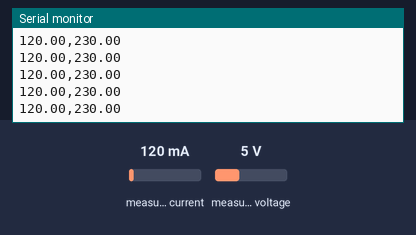
A sketch run on a simulated Arduino Uno, built with avr-gcc and run on an emulated ATmega328P. Parts: the last lines printed to the serial monitor. The test bench sets the inputs (shaded band); at power-on: measured current 120 mA, measured voltage 5 V.

Above: at 1.2 s.
1.3 s: measured current set to 40 mA
At 1.54 s:
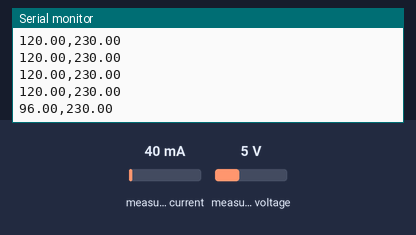
2.8 s: measured voltage set to 0.3 V
At 2.91 s:
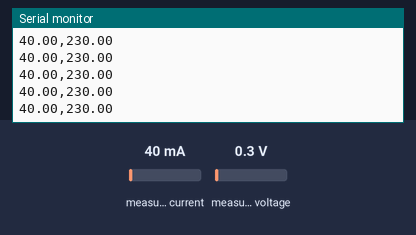
4.3 s: measured current set to 500 mA
At 4.52 s:
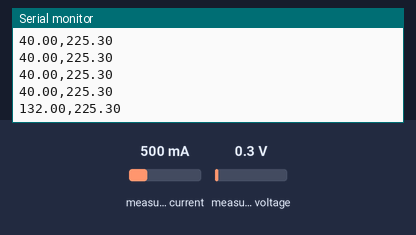
5.8 s: measured voltage set to 3.8 V
At 5.89 s:
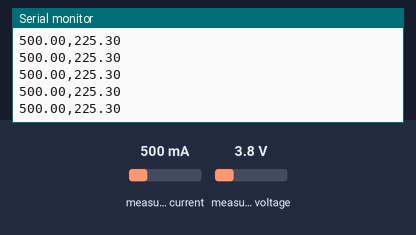
Timing chart, 0 to 8.3 s (numbered marks = the images above; inputs shaded):
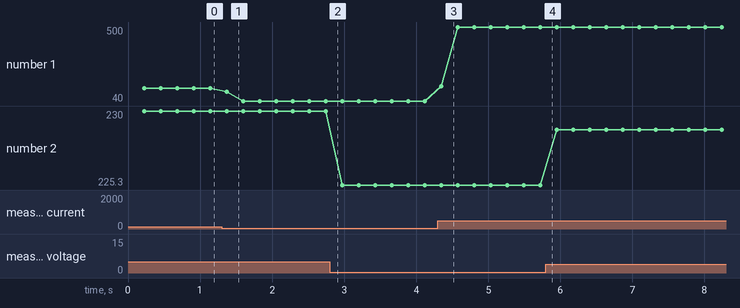

The sketch:

DataCollection.ino
```cpp
#include <ACS712.h>
#include <ZMPT101B.h>

#define SENSITIVITY 500.0f

ZMPT101B voltageSensor(4, 50.0);
ACS712  ACS(1,3.3, 4095, 185);

void setup()
{
  Serial.begin(115200);
  while (!Serial);

  voltageSensor.setSensitivity(SENSITIVITY);
  ACS.autoMidPoint();
  //Serial.print("MidPoint: ");
  //Serial.println(ACS.getMidPoint());
  //Serial.print("Noise mV: ");
  //Serial.println(ACS.getNoisemV());
}

void loop() {
    unsigned long currentTime = millis();
    ACS.suppressNoise(true);
    float average = 0;
    for (int i = 0; i < 10; i++)
    {
      average += ACS.mA_AC();
    }
    float mA = average /10.0;
    float volt = voltageSensor.getRmsVoltage();

    //Serial.print("Current = ");
    Serial.print(mA);
    Serial.print(",");
    //Serial.print("Voltage =");
    Serial.println(volt);
}
```

Measured:
- after the input at 1.3 s, the serial monitor: prints a new line after 0.07 s (image 1)
- after the input at 4.3 s, the serial monitor: prints a new line after 0.05 s (image 3)
- plotted number 1: 120 → 40 after the input at 1.3 s, 40 → 500 after the input at 4.3 s
- plotted number 2: 230 → 225.3 after the input at 2.8 s, 225.3 → 228.8 after the input at 5.8 s
